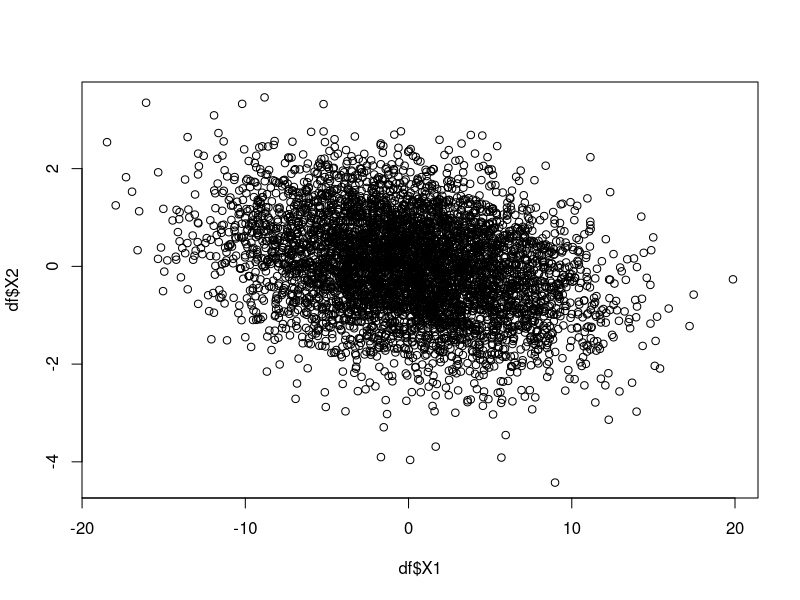

Generate this figure with R:
rm(list=ls());

M <- c(0, 0);
V <- rbind(
  c(5, -1.5),
  c(0, 1)
);

df <- NULL;

for(k in 1:5000) {
 vk <- M + V %*% rnorm(2);
 df <- rbind(df, t(vk));
}

df <- data.frame(df);
print(head(df));

plot(df$X1, df$X2);
